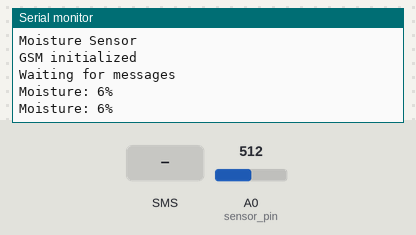
The sketch below on a simulated Arduino MKR. Shown: the last lines printed to the serial monitor. Inputs (shaded band) come from the test bench; at power-on: A0 (sensor_pin) = 512.

Above: at 5.2 s.
5.3 s: text message "JOIN" received
At 8.4 s:
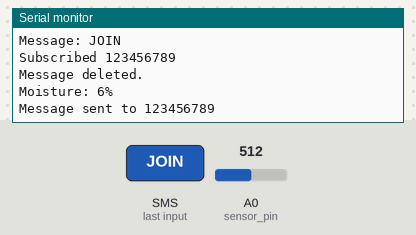
8.5 s: text message "1" received
11.5 s: A0 (sensor_pin) set to 716
At 12.8 s:
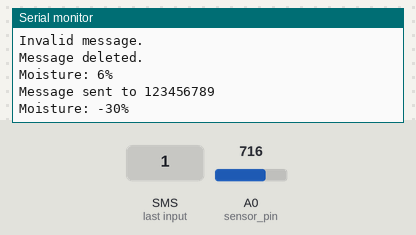
13.0 s: text message "JOIN" received
16.5 s: A0 (sensor_pin) set to 900
At 17.8 s:
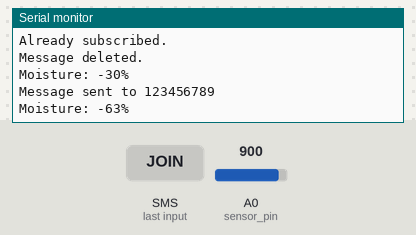
Timing chart, 0 to 19.0 s (numbered marks = the images above; inputs shaded):
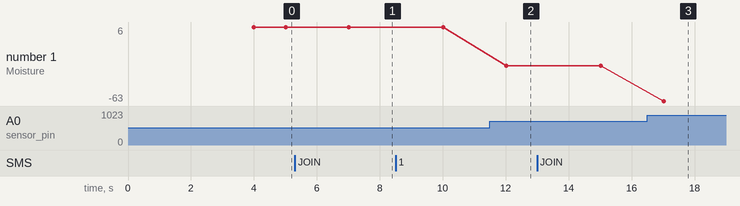

Measured:
- after the input at 5.3 s, the serial monitor: prints a new line after 1.7 s (image 1)
- after the input at 11.5 s, the serial monitor: prints a new line after 0.51 s (image 2)
- after the input at 16.5 s, the serial monitor: prints a new line after 0.52 s (image 3)
- plotted number 1: 6 → -30 after the input at 11.5 s, -30 → -63 after the input at 16.5 s

The sketch:

smartplant.ino
```cpp
#include <MKRGSM.h>

const char PINNUMBER[] = "1234";

GSM gsmAccess;
GSM_SMS sms;

char senderNumber[20];
char phoneNumbers[10][20];
int phoneCount = 0;

int sensor_pin = A0;
int output_value;
//int soil=0;

unsigned long currentTime = 0;
unsigned long sendTime = 14400000; // send moisture every 4 hours

bool isSubscribed(char number[]) {
  for (int i = 0; i < phoneCount; i++) {
    if (strcmp(phoneNumbers[i], number) == 0) {
      return true;
    }
  }
  return false;
}

void subscribe(char number[]) {
  if (phoneCount < 10) {
    strcpy(phoneNumbers[phoneCount], number);
    phoneCount++;
    Serial.println("Subscribed " + String(number));
    sms.print("You have successfully subscribed to moisture updates. Thank you!");
  } else {
    Serial.println("Subscription failed - maximum number of subscribers reached.");
    sms.print("Sorry, the maximum number of subscribers has been reached.");
  }
}

void setup() {
  Serial.begin(9600);
  while (!Serial) {
    ;
  }

  Serial.println("Moisture Sensor");

  bool connected = false;

  while (!connected) {
    if (gsmAccess.begin(PINNUMBER) == GSM_READY) {
      connected = true;
    } else {
      Serial.println("Not connected");
      delay(1000);
    }
  }

  Serial.println("GSM initialized");
  Serial.println("Waiting for messages");

  delay(2000);
}

void loop() {
  currentTime = millis();

  if (sms.available()) {
    sms.remoteNumber(senderNumber, 20);
    String message = sms.readString();
    message.trim();

    Serial.print("Message received from: ");
    Serial.println(senderNumber);
    Serial.print("Message: ");
    Serial.println(message);

    if (message == "JOIN") {
      if (!isSubscribed(senderNumber)) {
        subscribe(senderNumber);
      } else {
        Serial.println("Already subscribed.");
        sms.print("You are already subscribed. Thank you!");
      }
    } else {
      Serial.println("Invalid message.");
      sms.print("Invalid message. Please send JOIN to subscribe. Thank you!");
    }

    sms.flush();
    Serial.println("Message deleted.");
  }

  if (currentTime - sendTime >= 0) {
    output_value = analogRead(sensor_pin);
    output_value = map(output_value, 550, 0, 0, 100);
    Serial.print("Moisture: ");
    Serial.print(output_value);
    Serial.println("%");

    for (int i = 0; i < phoneCount; i++) {
      sms.beginSMS(phoneNumbers[i]);
      sms.print("Moisture level: ");
      sms.print(output_value);
      sms.print("%");
      sms.endSMS();
      Serial.println("Message sent to " + String(phoneNumbers[i]));
    }

    sendTime = currentTime + 14400000; // send moisture every 4 hours
  }

  delay(1000);
}
```
